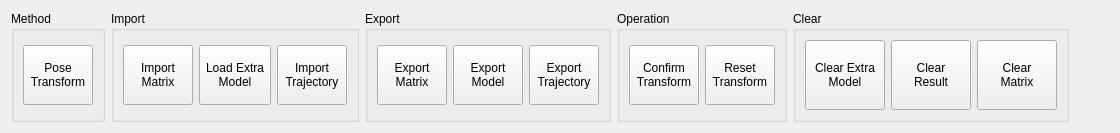
     <widget class="QWidget" name="tabPoseTransformation">
      <attribute name="title">
       <string>Pose Transformation</string>
      </attribute>
      <layout class="QHBoxLayout" name="poseTransformationLayout">
       <item>
        <widget class="QGroupBox" name="groupTransformMethod">
         <property name="title">
          <string>Method</string>
         </property>
         <layout class="QHBoxLayout" name="groupTransformMethodLayout">
          <item>
           <widget class="QToolButton" name="btnTransformMethod">
            <property name="minimumSize">
             <size>
              <width>70</width>
              <height>60</height>
             </size>
            </property>
            <property name="text">
             <string>Pose
Transform</string>
            </property>
            <property name="icon">
             <iconset resource="RibbonWidget.qrc">:/RibbonWidget/images/icons/icon_transform_model.png<normaloff>:/RibbonWidget/images/icons/icon_transform_model.png</normaloff>
             </iconset>
            </property>
            <property name="iconSize">
             <size>
              <width>28</width>
              <height>28</height>
             </size>
            </property>
            <property name="popupMode">
             <enum>QToolButton::InstantPopup</enum>
            </property>
            <property name="toolButtonStyle">
             <enum>Qt::ToolButtonTextUnderIcon</enum>
            </property>
           </widget>
          </item>
         </layout>
        </widget>
       </item>
       <item>
        <widget class="QGroupBox" name="groupTransformImport">
         <property name="title">
          <string>Import</string>
         </property>
         <layout class="QHBoxLayout" name="groupTransformImportLayout">
          <item>
           <widget class="QToolButton" name="btnImportMatrixJson">
            <property name="minimumSize">
             <size>
              <width>70</width>
              <height>60</height>
             </size>
            </property>
            <property name="text">
             <string>Import
Matrix</string>
            </property>
            <property name="icon">
             <iconset resource="RibbonWidget.qrc">:/RibbonWidget/images/icons/icon_json.png<normaloff>:/RibbonWidget/images/icons/icon_json.png</normaloff>
             </iconset>
            </property>
            <property name="iconSize">
             <size>
              <width>28</width>
              <height>28</height>
             </size>
            </property>
            <property name="toolButtonStyle">
             <enum>Qt::ToolButtonTextUnderIcon</enum>
            </property>
           </widget>
          </item>
          <item>
           <widget class="QToolButton" name="btnLoadExtraModel">
            <property name="minimumSize">
             <size>
              <width>70</width>
              <height>60</height>
             </size>
            </property>
            <property name="text">
             <string>Load Extra
Model</string>
            </property>
            <property name="icon">
             <iconset resource="RibbonWidget.qrc">:/RibbonWidget/images/icons/icon_load_model.png<normaloff>:/RibbonWidget/images/icons/icon_load_model.png</normaloff>
             </iconset>
            </property>
            <property name="iconSize">
             <size>
              <width>28</width>
              <height>28</height>
             </size>
            </property>
            <property name="toolButtonStyle">
             <enum>Qt::ToolButtonTextUnderIcon</enum>
            </property>
           </widget>
          </item>
          <item>
           <widget class="QToolButton" name="btnImportTransformTrajectory">
            <property name="minimumSize">
             <size>
              <width>70</width>
              <height>60</height>
             </size>
            </property>
            <property name="text">
             <string>Import
Trajectory</string>
            </property>
            <property name="icon">
             <iconset resource="RibbonWidget.qrc">:/RibbonWidget/images/icons/icon_import_trajectory.png<normaloff>:/RibbonWidget/images/icons/icon_import_trajectory.png</normaloff>
             </iconset>
            </property>
            <property name="iconSize">
             <size>
              <width>28</width>
              <height>28</height>
             </size>
            </property>
            <property name="toolButtonStyle">
             <enum>Qt::ToolButtonTextUnderIcon</enum>
            </property>
           </widget>
          </item>
         </layout>
        </widget>
       </item>
       <item>
        <widget class="QGroupBox" name="groupTransformExport">
         <property name="title">
          <string>Export</string>
         </property>
         <layout class="QHBoxLayout" name="groupTransformExportLayout">
          <item>
           <widget class="QToolButton" name="btnExportMatrixJson">
            <property name="minimumSize">
             <size>
              <width>70</width>
              <height>60</height>
             </size>
            </property>
            <property name="text">
             <string>Export
Matrix</string>
            </property>
            <property name="icon">
             <iconset resource="RibbonWidget.qrc">:/RibbonWidget/images/icons/icon_export_settings.png<normaloff>:/RibbonWidget/images/icons/icon_export_settings.png</normaloff>
             </iconset>
            </property>
            <property name="iconSize">
             <size>
              <width>28</width>
              <height>28</height>
             </size>
            </property>
            <property name="toolButtonStyle">
             <enum>Qt::ToolButtonTextUnderIcon</enum>
            </property>
           </widget>
          </item>
          <item>
           <widget class="QToolButton" name="btnExportTransformedModel">
            <property name="minimumSize">
             <size>
              <width>70</width>
              <height>60</height>
             </size>
            </property>
            <property name="text">
             <string>Export
Model</string>
            </property>
            <property name="icon">
             <iconset resource="RibbonWidget.qrc">:/RibbonWidget/images/icons/icon_export_settings.png<normaloff>:/RibbonWidget/images/icons/icon_export_settings.png</normaloff>
             </iconset>
            </property>
            <property name="iconSize">
             <size>
              <width>28</width>
              <height>28</height>
             </size>
            </property>
            <property name="toolButtonStyle">
             <enum>Qt::ToolButtonTextUnderIcon</enum>
            </property>
           </widget>
          </item>
          <item>
           <widget class="QToolButton" name="btnExportTransformedTrajectory">
            <property name="minimumSize">
             <size>
              <width>70</width>
              <height>60</height>
             </size>
            </property>
            <property name="text">
             <string>Export
Trajectory</string>
            </property>
            <property name="icon">
             <iconset resource="RibbonWidget.qrc">:/RibbonWidget/images/icons/icon_export_settings.png<normaloff>:/RibbonWidget/images/icons/icon_export_settings.png</normaloff>
             </iconset>
            </property>
            <property name="iconSize">
             <size>
              <width>28</width>
              <height>28</height>
             </size>
            </property>
            <property name="toolButtonStyle">
             <enum>Qt::ToolButtonTextUnderIcon</enum>
            </property>
           </widget>
          </item>
         </layout>
        </widget>
       </item>
       <item>
        <widget class="QGroupBox" name="groupTransformOperation">
         <property name="title">
          <string>Operation</string>
         </property>
         <layout class="QHBoxLayout" name="groupTransformOperationLayout">
          <item>
           <widget class="QToolButton" name="btnApplyTransform">
            <property name="minimumSize">
             <size>
              <width>70</width>
              <height>60</height>
             </size>
            </property>
            <property name="text">
           <string>Confirm
Transform</string>
            </property>
            <property name="icon">
             <iconset resource="RibbonWidget.qrc">:/RibbonWidget/images/icons/icon_apply_transform.png<normaloff>:/RibbonWidget/images/icons/icon_apply_transform.png</normaloff>
             </iconset>
            </property>
            <property name="iconSize">
             <size>
              <width>28</width>
              <height>28</height>
             </size>
            </property>
            <property name="toolButtonStyle">
             <enum>Qt::ToolButtonTextUnderIcon</enum>
            </property>
           </widget>
          </item>
          <item>
           <widget class="QToolButton" name="btnResetTransform">
            <property name="minimumSize">
             <size>
              <width>70</width>
              <height>60</height>
             </size>
            </property>
            <property name="text">
             <string>Reset
Transform</string>
            </property>
            <property name="icon">
             <iconset resource="RibbonWidget.qrc">:/RibbonWidget/images/icons/icon_reset.png<normaloff>:/RibbonWidget/images/icons/icon_reset.png</normaloff>
             </iconset>
            </property>
            <property name="iconSize">
             <size>
              <width>28</width>
              <height>28</height>
             </size>
            </property>
            <property name="toolButtonStyle">
             <enum>Qt::ToolButtonTextUnderIcon</enum>
            </property>
           </widget>
          </item>
         </layout>
        </widget>
       </item>
       <item>
        <widget class="QGroupBox" name="groupTransformClear">
         <property name="title">
          <string>Clear</string>
         </property>
         <layout class="QHBoxLayout" name="groupTransformClearLayout">
          <item>
           <widget class="QToolButton" name="btnClearExtraModel">
            <property name="minimumSize">
             <size>
              <width>80</width>
              <height>70</height>
             </size>
            </property>
            <property name="text">
             <string>Clear Extra
Model</string>
            </property>
            <property name="icon">
             <iconset resource="RibbonWidget.qrc">:/RibbonWidget/images/icons/icon_clear.png<normaloff>:/RibbonWidget/images/icons/icon_clear.png</normaloff>
             </iconset>
            </property>
            <property name="iconSize">
             <size>
              <width>28</width>
              <height>28</height>
             </size>
            </property>
            <property name="toolButtonStyle">
             <enum>Qt::ToolButtonTextUnderIcon</enum>
            </property>
           </widget>
          </item>
          <item>
           <widget class="QToolButton" name="btnClearTransformResult">
            <property name="minimumSize">
             <size>
              <width>80</width>
              <height>70</height>
             </size>
            </property>
            <property name="text">
             <string>Clear
Result</string>
            </property>
            <property name="icon">
             <iconset resource="RibbonWidget.qrc">:/RibbonWidget/images/icons/icon_clear.png<normaloff>:/RibbonWidget/images/icons/icon_clear.png</normaloff>
             </iconset>
            </property>
            <property name="iconSize">
             <size>
              <width>28</width>
              <height>28</height>
             </size>
            </property>
            <property name="toolButtonStyle">
             <enum>Qt::ToolButtonTextUnderIcon</enum>
            </property>
           </widget>
          </item>
          <item>
           <widget class="QToolButton" name="btnClearMatrix">
            <property name="minimumSize">
             <size>
              <width>80</width>
              <height>70</height>
             </size>
            </property>
            <property name="text">
             <string>Clear
Matrix</string>
            </property>
            <property name="icon">
             <iconset resource="RibbonWidget.qrc">:/RibbonWidget/images/icons/icon_clear.png<normaloff>:/RibbonWidget/images/icons/icon_clear.png</normaloff>
             </iconset>
            </property>
            <property name="iconSize">
             <size>
              <width>28</width>
              <height>28</height>
             </size>
            </property>
            <property name="toolButtonStyle">
             <enum>Qt::ToolButtonTextUnderIcon</enum>
            </property>
           </widget>
          </item>
         </layout>
        </widget>
       </item>
       <item>
        <spacer name="poseHorizontalSpacer">
         <property name="orientation">
          <enum>Qt::Horizontal</enum>
         </property>
         <property name="sizeHint" stdset="0">
          <size>
           <width>40</width>
           <height>20</height>
          </size>
         </property>
        </spacer>
       </item>
      </layout>
     </widget>
